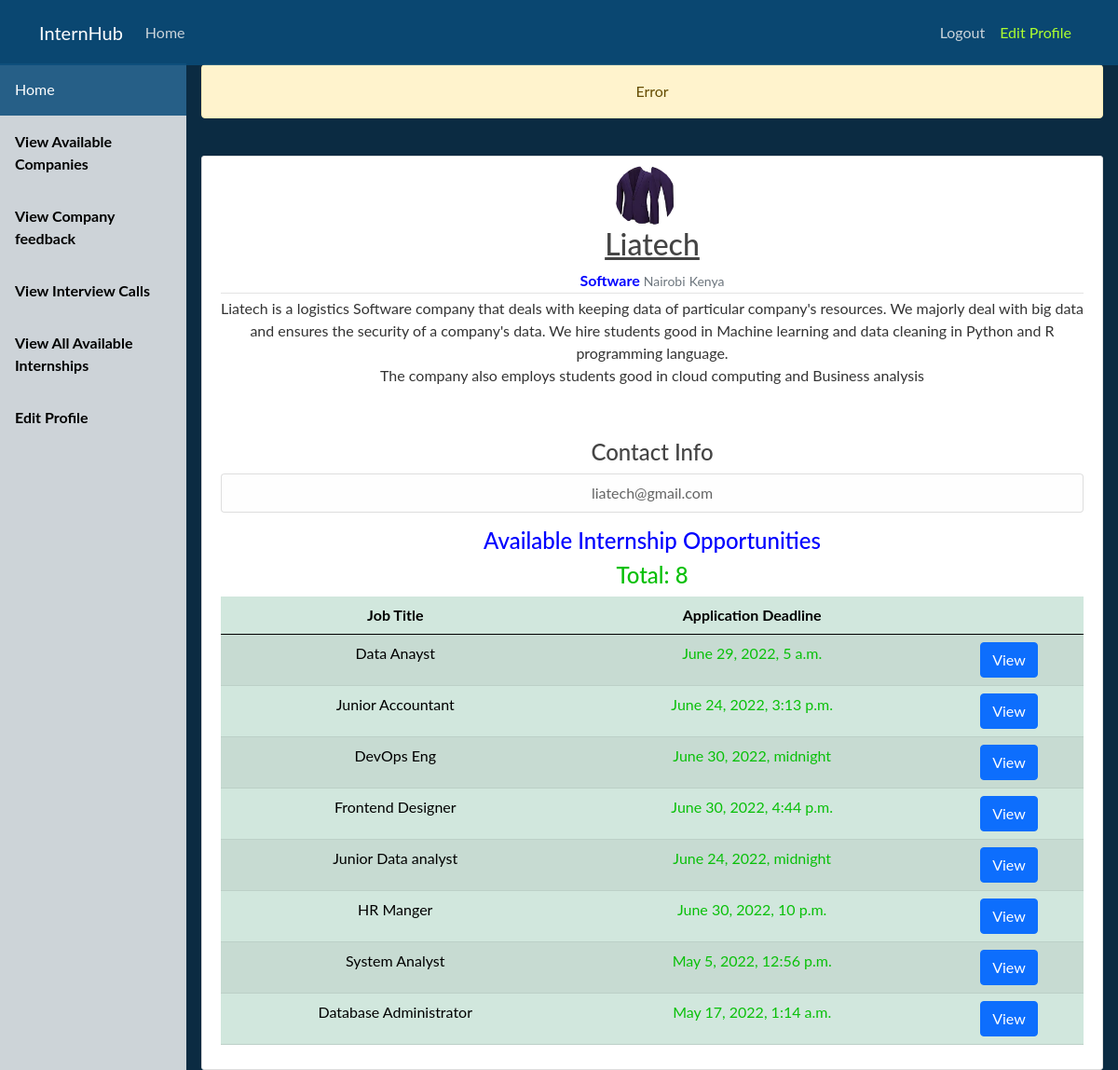
Page /student/view-company/1 (signed in) on the committed database.
### company/models.py (models this page shows)
class Company(models.Model):
    user  = models.OneToOneField(User, on_delete=models.CASCADE)
    field = models.CharField(max_length=200, null=True)
    country = models.CharField(max_length=200, null=True)
    city = models.CharField(max_length=200, null=True)
    profilePic = models.ImageField(default='default.jpg', upload_to='profile_pics')
    description = models.TextField(null=True)
    opened = models.CharField(max_length=20, null=True)

class InternJob(models.Model):
   company = models.ForeignKey(Company, on_delete=models.CASCADE)
   title = models.CharField(max_length=100, null=False)
   deadline = models.DateTimeField()
   resume = models.CharField(max_length=20)
   transcript = models.CharField(max_length=20)
   recommendation = models.CharField(max_length=20)
   cover_letter = models.CharField(max_length=20)
   requirements = models.TextField()

### student/views.py (the view)
# urls.py: path('view-company/<int:param>', view_company, name='view-company'),
@login_required
def view_company(request, param):
    if student_missing(request):
        logout(request)
    company = Company.objects.filter(pk=param).first()
    print(company.internjob_set.all()) #querying all the internjobs of the company
    if not company:
        messages.warning(request, 'Wrong Comany Page')
        return redirect('student-dashboard')
    return render(request, 'student/view_company.html', {'company': company})

### student/views.py (called while the page is built)
def student_missing(request):
    check_student = Student.objects.filter(user=request.user).first()
    if not check_student:
        messages.warning(request, 'Error')
        return True

### student/templates/student/view_company.html
{% extends 'student/dashboard_base.html' %}
{% block body %}
    <br>
    <article class="media content-section">
        <img  class="rounded-circle article-img" src="{{ company.profilePic.url }}" >
        <div class="media-body">
            <h2><a class="article-title" href="{% url 'view-company' company.pk %}">{{ company.user.username }}</a></h2>
            <div class="article-metadata">
                <b style="color: blue;" >{{ company.field }}</b>
                <small class="text-muted">{{ company.city }}</small>
                <small class="text-muted">{{ company.country }}</small>
            </div>
            <p class="article-content">{{ company.description }}</p>
            <p class="article-content">
                <h4>Contact Info</h4>
                <ul class="list-group">
                    <li class="list-group-item list-group-item-light">{{ company.user.email }}</li>
                </ul>
            </p>
            <h4 style="color: blue;">Available Internship Opportunities</h4>
            {% if company.internjob_set.all|length < 1 %}
                <li class="list-group-item list-group-item-light">No Internships Opportunities Currently</li>
                <a class="btn btn-primary" href="#" role="button">Apply For Internship</a>
            {% else %}
                <h4 style="color: #09c009;">Total: {{company.internjob_set.all|length}}</h4>
                <table class="table table-success table-striped table-hover">
                    <thead>
                        <tr>
                            <th scope="col">Job Title</th>
                            <th scope="col">Application Deadline</th>
                            <th scope="col"></th>
                        <tbody>
                            {% for job in company.internjob_set.all %}
                                <tr>
                                    <td>{{ job.title }}</td>
                                    <td style="color: #09c009;">{{ job.deadline }}</td>
                                    <td><a class="btn btn-primary" href="{% url 'view-job' job.pk %}" role="button">View</a></td>
                                </tr>
                            {% endfor %}
                        </tbody>
                    </thead>
                </table>
            {% endif %}
        </div>
    </article>
{% endblock %}

### Intern/static/Intern/main.css (style rules this page uses)
body { background: #fafafa; color: #333333; margin-top: 5rem; }
h1, h2, h3, h4, h5, h6 { color: #444444; }
ul { margin: 0; }
.content-section { background: #ffffff; padding: 10px 20px; border: 1px solid #dddddd; border-radius: 3px; margin-bottom: 20px; }
.article-title { color: #444444; }
.article-content { white-space: pre-line; }
.article-img { height: 65px; width: 65px; margin-right: 16px; }
.article-metadata { padding-bottom: 1px; margin-bottom: 4px; border-bottom: 1px solid #e3e3e3 }

### student/templates/student/dashboard_base.html (style rules this page uses)
body { margin: 0; font-family: "Lato", sans-serif; }

### rows in the picture
Company: profilePic (picture), user.username "Liatech", field "Software", city "Nairobi", country "Kenya", description "Liatech is a logistics Software company that deals with keeping data of particular company's resources. We majorly deal with big data and ensures the security of a company's data. We hire students good in Machine learning and data cleaning in Python and R programming language. The company also employs students good in cloud computing and Business analysis", user.email "liatech@gmail.com", internjob_set.all|length "8"
InternJob: title "Data Anayst", deadline "June 29, 2022, 5 a.m."
InternJob: title "Junior Accountant", deadline "June 24, 2022, 3:13 p.m."
InternJob: title "DevOps Eng", deadline "June 30, 2022, midnight"
InternJob: title "Frontend Designer", deadline "June 30, 2022, 4:44 p.m."
InternJob: title "Junior Data analyst", deadline "June 24, 2022, midnight"
InternJob: title "HR Manger", deadline "June 30, 2022, 10 p.m."
InternJob: title "System Analyst", deadline "May 5, 2022, 12:56 p.m."
InternJob: title "Database Administrator", deadline "May 17, 2022, 1:14 a.m."

### other values in the picture
{{ message }} "Error"
